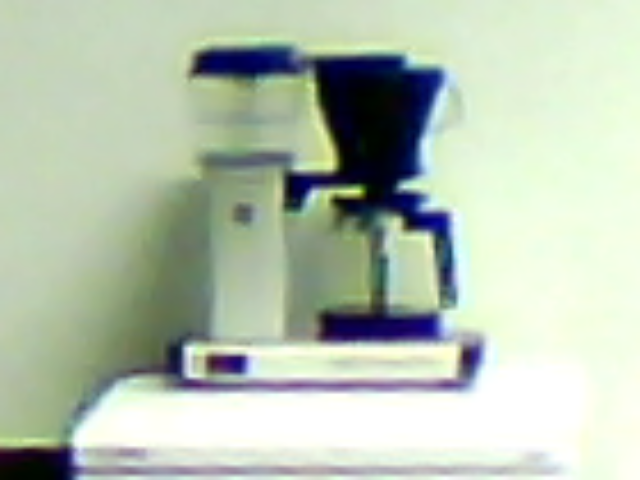
#> input picture notebooks/test_image.png, 640 x 480 px
$ jupyter execute --allow-errors image_processing.ipynb
#> lines starting #> are read from the running program, lines starting #| are printed output that depends on the picture; after the words box and inside, x2 and y2 are one past the last pixel; in counts of white or black regions, pixels touching at a corner belong together
[cell 1]
import cv2
import numpy as np
import matplotlib.pyplot as plt
from skimage.filters import threshold_otsu, threshold_niblack, threshold_sauvola

[cell 2]
img = cv2.imread('test_image.png')
#> img is the input picture: shape (480, 640, 3); mean B, G, R 178.1, 196, 183.5
plt.imshow(img)

[cell 3]
# Grayscale
img_gray = cv2.cvtColor(img, cv2.COLOR_BGR2GRAY)
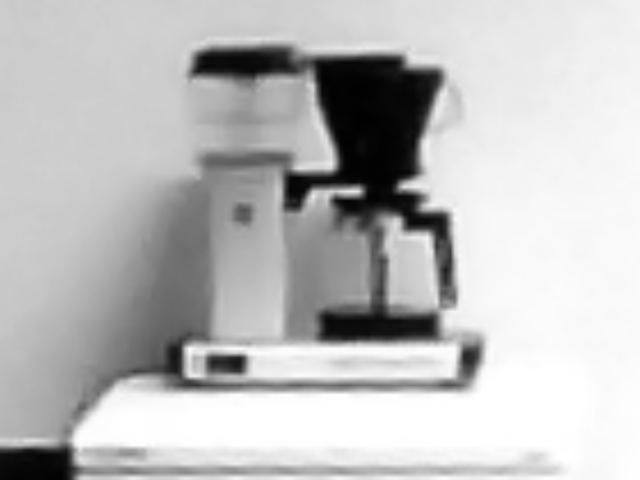
#> img_gray: shape (480, 640); min 0, max 255, mean 190.2
plt.subplot(1, 3, 1)
plt.imshow(img_gray, cmap='gray')
#plt.show()

def linear_illumination(x, y, w):
    return w[0] + w[1]*x + w[2]*y

N, M = img_gray.shape
#> N = 480; M = 640
# Taking a slice from top left corner
se_median = np.median(img_gray[N-50:N, M-50:M].ravel())
#> se_median = 252
nw_median = np.median(img_gray[0:50, 0:50].ravel())
#> nw_median = 204
ne_median = np.median(img_gray[0:50, M-50:M].ravel())
#> ne_median = 239

# Linear illumination filter
I = np.zeros((N, M))
for i in range(N):
    for j in range(M):
        I[i, j] = linear_illumination(i, j, [nw_median, -(se_median - ne_median)/N, -(ne_median - nw_median)/M])
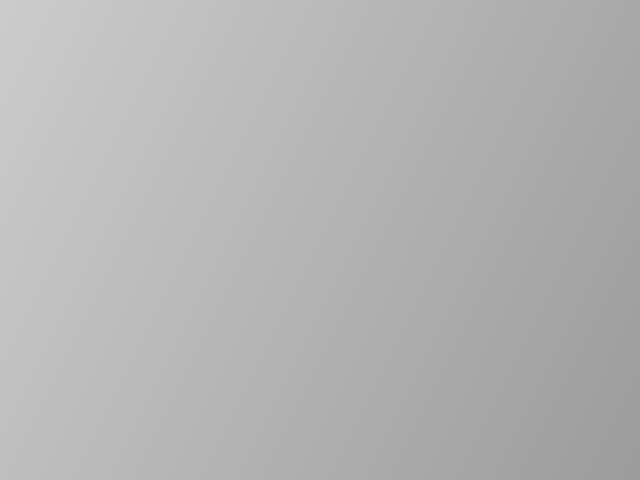
#> I: shape (480, 640) float64; min 156.1, max 204, mean 180

# Min-Max normalization
I = (I) / 255

img_gray = img_gray * I
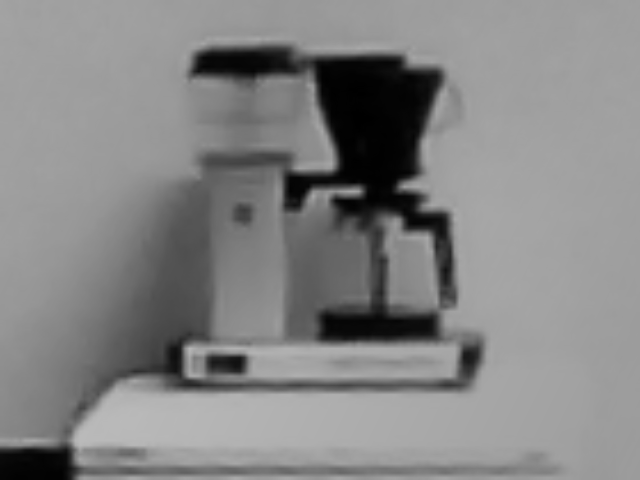
#> img_gray: shape (480, 640) float64; min 0, max 187, mean 133.3
# normalize
img_gray = 255*(img_gray - np.min(img_gray)) / (np.max(img_gray) - np.min(img_gray))
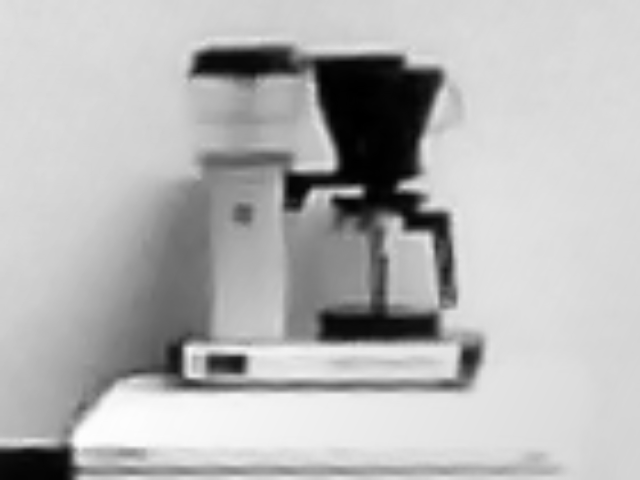
#> img_gray: shape (480, 640) float64; min 0, max 255, mean 181.8
img_gray = img_gray.astype(np.uint8)
plt.subplot(1, 3, 2)
plt.imshow(I, cmap='gray')
plt.subplot(1, 3, 3)
plt.imshow(img_gray, cmap='gray')

[cell 4]
img_otsu = img_gray > threshold_otsu(img_gray)
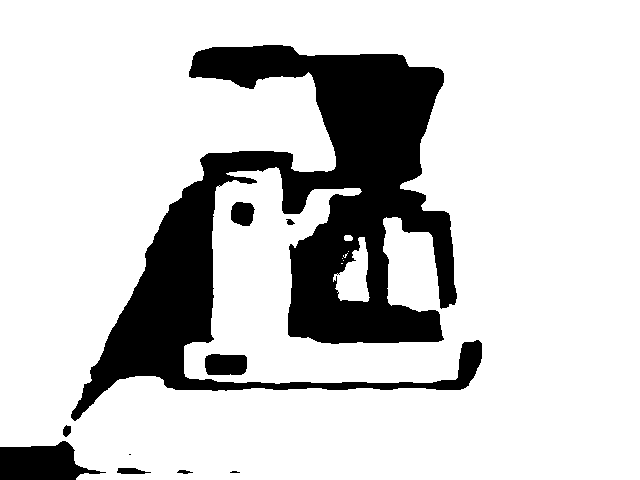
#> img_otsu: shape (480, 640) bool; 80.7% white; 10 black regions (2 under 20 px), largest, box (x1, y1, x2, y2) and area: (71, 45, 482, 421) 55027, (0, 441, 106, 480) 2705, (205, 354, 247, 375) 816
plt.imshow(img_otsu, cmap='gray')
plt.show()
#> (the rest of this cell did not finish here and is left out)

[cell 5]
from skimage.filters import difference_of_gaussians
from skimage.color import rgb2gray
import matplotlib.pylab as plt

im = rgb2gray(plt.imread('test_image.png')) # convert to grayscale image
#> im: shape (480, 640) float32; min 0.000283, max 1, mean 0.753
im = im / im.max() # normalize
im_filtered = difference_of_gaussians(im, 0.05, 10.0) # choose suitable low & high sigmas
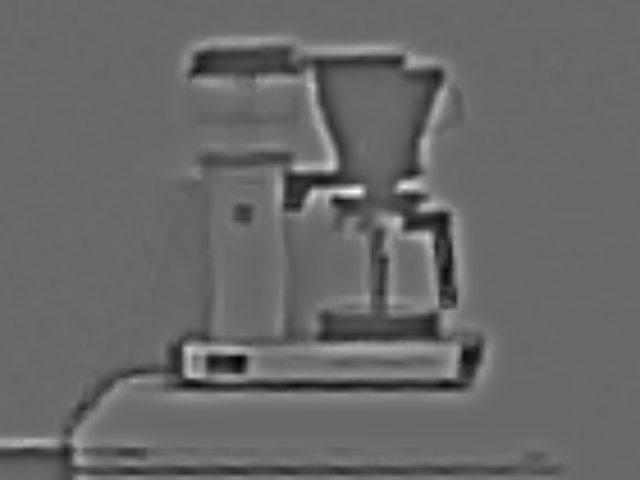
#> im_filtered: shape (480, 640) float32; min -0.45, max 0.645, mean -0.000692; drawn with min black and max white
im_filtered = im_filtered / im_filtered.max()

plt.figure(figsize=(12,8))
plt.subplot(121), plt.imshow(im, cmap='gray'), plt.axis('off')
plt.subplot(122), plt.imshow(im_filtered, cmap='gray'), plt.axis('off')
plt.tight_layout()
plt.show()

[cell 6]
img_median = cv2.medianBlur(img_gray, 5)
x = plt.hist(img_median.ravel(), 255)
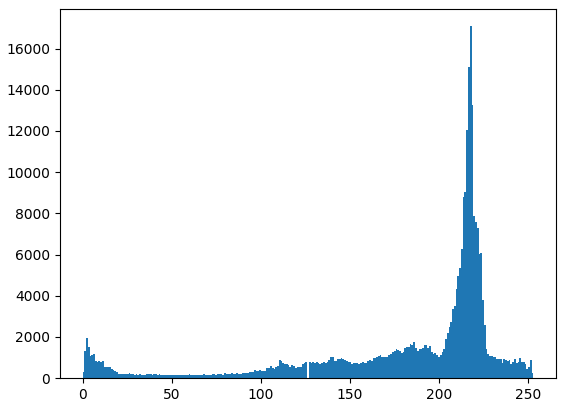
#> figure drawn by matplotlib, 1 panel; tallest bar 17086 high, from x = 217.3 to 218.3

[cell 7]
T1 = 120
T2 = 200

img_threshold = np.zeros_like(img_median)
img_threshold[img_median < T1] = 0
img_threshold[img_median > T1] = 255

plt.imshow(img_median<T1, cmap='gray')
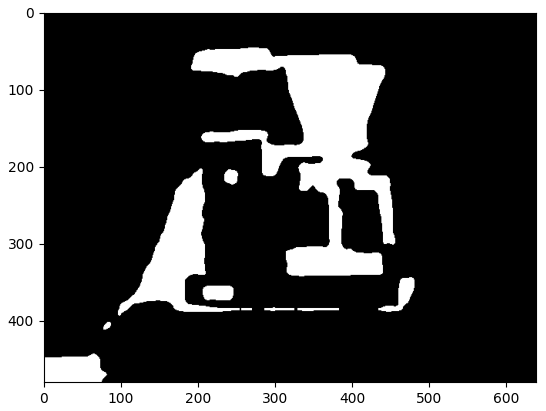
#> figure drawn by matplotlib, 1 panel
